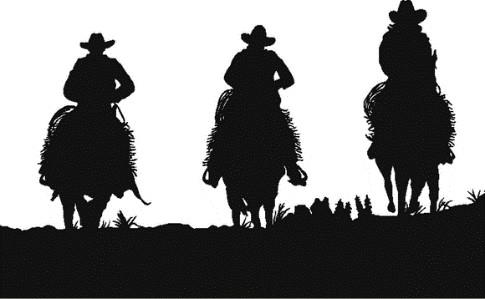
%> input picture hw_dry/hw_alex/hw4/matlab/img.png, 485 x 299 px
$ octave main.m   (GNU Octave 9; MATLAB toolbox functions it lacks are replaced by stand-ins)
%> lines starting %> are read from the running program, lines starting %| are printed output that depends on the picture; in (x1, y1, x2, y2) boxes, pixels count from 0 and x2, y2 are one past the last pixel; in counts of white or black regions, pixels touching at a corner belong together; the program's own positions count from 1
### hw_dry/hw_alex/hw4/matlab/count_non_zeros.m
function non_zeros = count_non_zeros (img)

sizes = size(img);

img_cs = reshape(img, [sizes(1)*sizes(2),1] );

non_zeros = 0;
for pixel=1:length(img_cs(:))
    if (img_cs(pixel) ~= 0 )
        non_zeros = non_zeros +1;

    end

end

end

### hw_dry/hw_alex/hw4/matlab/main.m


img = imread('img.png');
%> img is the input picture: size 299x485x3 uint8; mean R, G, B 131.2, 131.2, 131.2

img = rgb2gray(img);
%> img: size 299x485 uint8
img = imbinarize(img);
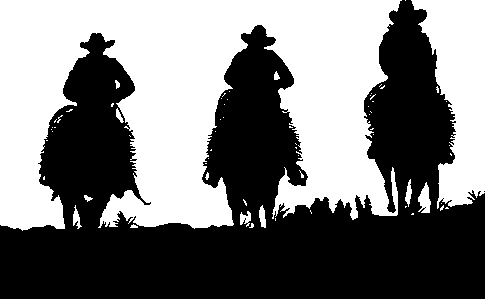
%> img: size 299x485 logical; 47.9% white; 65 white regions (52 under 20 px), largest, box (x1, y1, x2, y2) and area: (0, 0, 402, 231) 59131, (411, 0, 485, 209) 9238, (418, 182, 431, 213) 249


img = (img-1)*-1;

orig_non_zeros = count_non_zeros(img);
%> after the loop in count_non_zeros, `for pixel=1:length(img_cs(:))`: non_zeros = 75558
%> orig_non_zeros = 75558


h = 1/5*ones(5,1);
H = h*h';
% im be your image
imfilt = imbinarize(imfilter(img,H,'same','replicate'));
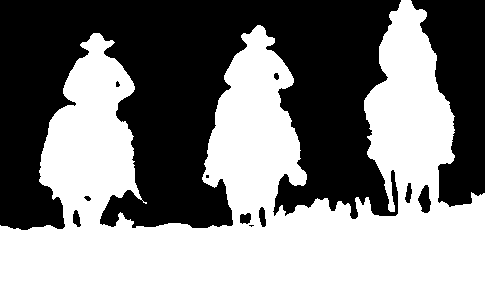
%> imfilt: size 299x485 logical; 52.3% white; 12 black regions (3 under 20 px), largest, box (x1, y1, x2, y2) and area: (0, 0, 401, 230) 59224, (411, 0, 485, 207) 9247, (418, 185, 431, 213) 237
filtered_non_zeros = count_non_zeros(imfilt);
%> filtered_non_zeros = 75837
